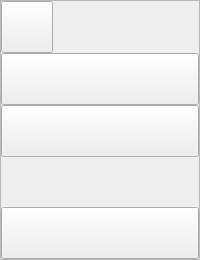
      <widget class="QFrame" name="frame">
       <property name="enabled">
        <bool>true</bool>
       </property>
       <property name="sizePolicy">
        <sizepolicy hsizetype="Fixed" vsizetype="Ignored">
         <horstretch>0</horstretch>
         <verstretch>0</verstretch>
        </sizepolicy>
       </property>
       <property name="minimumSize">
        <size>
         <width>50</width>
         <height>0</height>
        </size>
       </property>
       <property name="styleSheet">
        <string notr="true">QFrame#frame{background-color:rgb(0, 45, 59); border:0px}</string>
       </property>
       <property name="frameShape">
        <enum>QFrame::StyledPanel</enum>
       </property>
       <property name="frameShadow">
        <enum>QFrame::Plain</enum>
       </property>
       <property name="lineWidth">
        <number>0</number>
       </property>
       <layout class="QVBoxLayout" name="verticalLayout_6">
        <property name="spacing">
         <number>0</number>
        </property>
        <property name="sizeConstraint">
         <enum>QLayout::SetNoConstraint</enum>
        </property>
        <property name="leftMargin">
         <number>0</number>
        </property>
        <property name="topMargin">
         <number>0</number>
        </property>
        <property name="rightMargin">
         <number>0</number>
        </property>
        <property name="bottomMargin">
         <number>0</number>
        </property>
        <item>
         <widget class="QPushButton" name="pushButtonGoToPgroup">
          <property name="sizePolicy">
           <sizepolicy hsizetype="Fixed" vsizetype="Fixed">
            <horstretch>0</horstretch>
            <verstretch>0</verstretch>
           </sizepolicy>
          </property>
          <property name="minimumSize">
           <size>
            <width>0</width>
            <height>0</height>
           </size>
          </property>
          <property name="toolTip">
           <string>Login</string>
          </property>
          <property name="styleSheet">
           <string notr="true">QPushButton{border-image:url(&quot;:/images/login-not-active.svg&quot;); background-repeat: no-repeat; width:50px; height:50px; padding:0px}
QPushButton:hover{border-image:url(&quot;:/images/login.svg&quot;); background-repeat: no-repeat; width:50px; height:50px}
QPushButton:!enabled{border-image:url(&quot;:/images/login-not-active.svg&quot;); background-repeat: no-repeat; width:50px; height:50px}

</string>
          </property>
          <property name="text">
           <string/>
          </property>
          <property name="flat">
           <bool>false</bool>
          </property>
         </widget>
        </item>
        <item>
         <widget class="QPushButton" name="pushButtonGoToArchive">
          <property name="sizePolicy">
           <sizepolicy hsizetype="Ignored" vsizetype="Fixed">
            <horstretch>0</horstretch>
            <verstretch>0</verstretch>
           </sizepolicy>
          </property>
          <property name="minimumSize">
           <size>
            <width>0</width>
            <height>0</height>
           </size>
          </property>
          <property name="toolTip">
           <string>Archive data</string>
          </property>
          <property name="styleSheet">
           <string notr="true">QPushButton{border-image:url(&quot;:/images/archive-not-active.svg&quot;); background-repeat: no-repeat; width:50px; height:50px; padding:0px}
QPushButton:hover{border-image:url(&quot;:/images/archive.svg&quot;); background-repeat: no-repeat; width:50px; height:50px}
QPushButton:!enabled{border-image:url(&quot;:/images/archive-not-active.svg&quot;); background-repeat: no-repeat; width:50px; height:50px}

</string>
          </property>
          <property name="text">
           <string/>
          </property>
         </widget>
        </item>
        <item>
         <widget class="QPushButton" name="pushButtonGoToRetrieve">
          <property name="sizePolicy">
           <sizepolicy hsizetype="Ignored" vsizetype="Fixed">
            <horstretch>0</horstretch>
            <verstretch>0</verstretch>
           </sizepolicy>
          </property>
          <property name="minimumSize">
           <size>
            <width>0</width>
            <height>0</height>
           </size>
          </property>
          <property name="toolTip">
           <string>Retrieve data</string>
          </property>
          <property name="styleSheet">
           <string notr="true">QPushButton{border-image:url(&quot;:/images/retrieve-not-active.svg&quot;); background-repeat: no-repeat; width:50px; height:50px; padding:0px}
QPushButton:hover{border-image:url(&quot;:/images/retrieve.svg&quot;); background-repeat: no-repeat; width:50px; height:50px}
QPushButton:!enabled{border-image:url(&quot;:/images/retrieve-not-active.svg&quot;); background-repeat: no-repeat; width:50px; height:50px}


</string>
          </property>
          <property name="text">
           <string/>
          </property>
         </widget>
        </item>
        <item>
         <spacer name="verticalSpacer_5">
          <property name="orientation">
           <enum>Qt::Vertical</enum>
          </property>
          <property name="sizeType">
           <enum>QSizePolicy::Expanding</enum>
          </property>
          <property name="sizeHint" stdset="0">
           <size>
            <width>50</width>
            <height>50</height>
           </size>
          </property>
         </spacer>
        </item>
        <item>
         <widget class="QPushButton" name="pushButtonSettings">
          <property name="toolTip">
           <string>Settings</string>
          </property>
          <property name="styleSheet">
           <string notr="true">QPushButton{border-image:url(&quot;:/images/settings-not-active.svg&quot;); background-repeat: no-repeat; width:50px; height:50px; padding:0px}
QPushButton:hover{border-image:url(&quot;:/images/settings.svg&quot;); background-repeat: no-repeat; width:50px; height:50px}
QPushButton:!enabled{border-image:url(&quot;:/images/settings-not-active.svg&quot;); background-repeat: no-repeat; width:50px; height:50px}


</string>
          </property>
          <property name="text">
           <string/>
          </property>
         </widget>
        </item>
       </layout>
      </widget>
